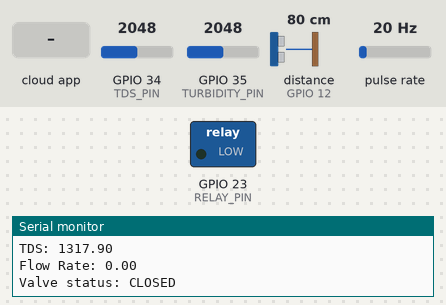
This sketch was run on a simulated ESP32. Shown: switched loads named in the sketch (green lamp = pin HIGH), the last lines printed to the serial monitor. Wiring (inferred from the names in the program): ultrasonic range finder: trigger GPIO 13; echo GPIO 12; pulse sensor: data GPIO 4. The test bench sets the inputs (shaded band); at power-on: GPIO 34 (TDS_PIN) = 2048, GPIO 35 (TURBIDITY_PIN) = 2048, distance to the obstacle (sensor on GPIO 12) 80 cm, pulse rate 20 Hz. The echo pulse lasts 58.3 µs per cm; WiFi joins after 1.5 s; servers stay silent unless stated; the local clock reads 2024-03-15 10:24:30 at power-on unless the sketch sets it; the Firebase database answers and starts empty; pins used as bus, display or sensor lines are not drawn.

Above: at 2.7 s.
2.8 s: the phone or cloud app sets valveStatus to 1
At 8.3 s:
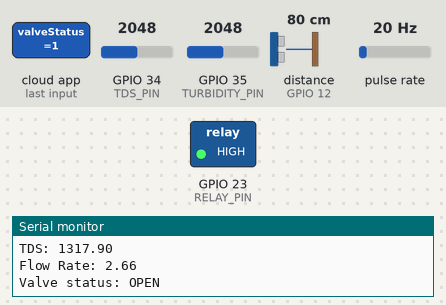
8.6 s: the phone or cloud app sets valveStatus to 0
At 12.8 s:
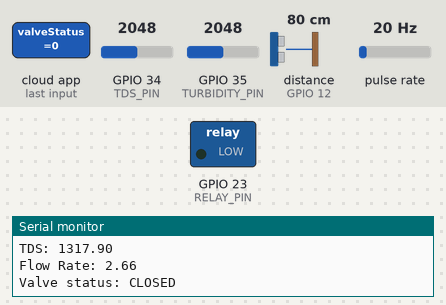
Timing chart, 0 to 14.3 s (numbered marks = the images above; inputs shaded):
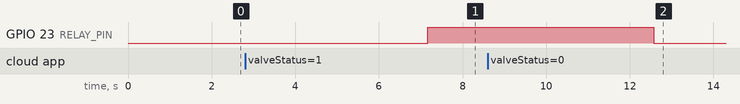

The sketch:

finalcode.ino
```cpp
#include <WiFi.h>
#include <FirebaseESP32.h>
#include <time.h>

// Wi-Fi credentials
//const char* ssid = "Mobitel K";
//const char* password = "44444444";

const char* ssid = "Galaxy A13 00F4";
const char* password = "elfv3871";

// Firebase credentials
#define FIREBASE_HOST "https://aquasmatters-default-rtdb.asia-southeast1.firebasedatabase.app/"
#define FIREBASE_AUTH "BHJpj0D088Di3l6du8fcZrPnitmY9s7JEZ1QoXvI"

FirebaseData firebaseData;
FirebaseConfig config;
FirebaseAuth auth;

// Sensor pins
#define TRIG_PIN 13
#define ECHO_PIN 12
#define TURBIDITY_PIN 35
#define RELAY_PIN 23
#define FLOW_PIN 4
#define TDS_PIN 34

// Flow sensor variables
const float CALIBRATION_FACTOR = 7.5;
volatile int pulseCount = 0;
float flowRate = 0;
unsigned long lastTime = 0;
unsigned long lastPulseTime = 0;

// Global variables
float waterLevel;
int turbidity;
float tds;
bool valveStatus;

// Interrupt for flow sensor
void IRAM_ATTR pulseCounter() {
    unsigned long currentTime = millis();
    if (currentTime - lastPulseTime > 10) {
        pulseCount++;
        lastPulseTime = currentTime;
    }
}

void setup() {
    Serial.begin(115200);
    WiFi.begin(ssid, password);
    while (WiFi.status() != WL_CONNECTED) {
        delay(500);
        Serial.print(".");
    }
    Serial.println("\nConnected to Wi-Fi");

    config.host = FIREBASE_HOST;
    config.signer.tokens.legacy_token = FIREBASE_AUTH;
    Firebase.begin(&config, &auth);
    Firebase.reconnectWiFi(true);

    pinMode(TRIG_PIN, OUTPUT);
    pinMode(ECHO_PIN, INPUT);
    pinMode(RELAY_PIN, OUTPUT);
    pinMode(FLOW_PIN, INPUT_PULLUP);
    attachInterrupt(digitalPinToInterrupt(FLOW_PIN), pulseCounter, FALLING);

    digitalWrite(RELAY_PIN, LOW); // Ensure valve is closed initially
    lastTime = millis();
}

void loop() {
    waterLevel = readWaterLevel();
    turbidity = readTurbidity();
    tds = readTDS();
    flowRate = readFlowRate();

    Serial.print("Water Level: "); Serial.println(waterLevel);
    Serial.print("Turbidity: "); Serial.println(turbidity);
    Serial.print("TDS: "); Serial.println(tds);
    Serial.print("Flow Rate: "); Serial.println(flowRate);

  valveStatus = getValveStatus();  // Get the valve status from Firebase

  if (valveStatus) {
    digitalWrite(RELAY_PIN, HIGH);  // Turn the relay ON (valve open)
  } else {
  digitalWrite(RELAY_PIN, LOW);   // Turn the relay OFF (valve closed)
  }
    //digitalWrite(RELAY_PIN, valveStatus ? HIGH : LOW);

    sendSensorData(waterLevel, turbidity, tds, flowRate);
    delay(5000);
}

int readWaterLevel() {
    digitalWrite(TRIG_PIN, LOW);
    delayMicroseconds(2);
    digitalWrite(TRIG_PIN, HIGH);
    delayMicroseconds(10);
    digitalWrite(TRIG_PIN, LOW);
    unsigned long duration = pulseIn(ECHO_PIN, HIGH);
    return duration == 0 ? -1 : 100 - map(duration / 29 / 2, 0, 100, 0, 100);
}

int readTurbidity() {
    return map(analogRead(TURBIDITY_PIN), 0, 4095, 0, 100);
}

float readTDS() {
    int rawADC = 0;
    for (int i = 0; i < 10; i++) {
        rawADC += analogRead(TDS_PIN);
        delay(10);
    }
    rawADC /= 10;
    float voltage = rawADC * (3.3 / 4095.0);
    return (133.42 * pow(voltage, 3)) - (255.86 * pow(voltage, 2)) + (857.39 * voltage);
}

float readFlowRate() {
    unsigned long currentTime = millis();
    if (currentTime - lastTime >= 1000) {
        flowRate = (pulseCount / CALIBRATION_FACTOR) / ((currentTime - lastTime) / 1000.0);
        pulseCount = 0;
        lastTime = currentTime;
    }
    return flowRate;
}

bool getValveStatus() {
  // Attempt to read the valve status from Firebase
  if (Firebase.getBool(firebaseData, "/control/valveStatus")) {
    // If the read operation is successful, get the valve status
    bool valveStatus = firebaseData.boolData();

    // Print the valve status to the Serial Monitor
    if (valveStatus) {
      Serial.println("Valve status: OPEN");
    } else {
      Serial.println("Valve status: CLOSED");
    }

    // Return the valve status
    return valveStatus;
  } else {
    // If the read operation fails, print an error message and return a default value (e.g., false)
    Serial.println("Failed to read valve status from Firebase");
    Serial.println(firebaseData.errorReason());  // Print the error reason
    return false;  // Default to closed if reading fails
  }
}

void sendSensorData(float waterLevel, int turbidity, float tds, float flowRate) {
    FirebaseJson json;
    json.set("waterLevel", waterLevel);
    json.set("turbidity", turbidity);
    json.set("tds", tds);
    json.set("flowRate", flowRate);
    json.set("timestamp", getCurrentTimestamp());
    Firebase.setJSON(firebaseData, "/sensorData", json);
}

String getCurrentTimestamp() {
    time_t now = time(nullptr);
    struct tm *timeinfo = localtime(&now);
    char buffer[80];
    strftime(buffer, sizeof(buffer), "%Y-%m-%dT%H:%M:%SZ", timeinfo);
    return String(buffer);
}
```

Measured:
- after the input at 2.8 s, GPIO 23 (RELAY_PIN): LOW → HIGH after 4.4 s
- after the input at 8.6 s, GPIO 23 (RELAY_PIN): HIGH → LOW after 4.0 s
